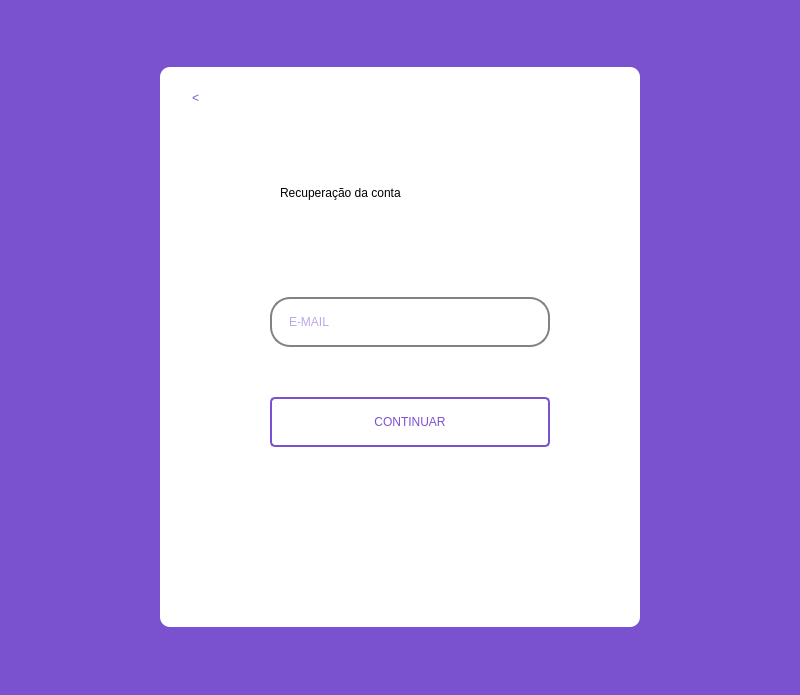
<?xml version="1.0" encoding="UTF-8"?>
<ui version="4.0">
 <class>MainWindow</class>
 <widget class="QMainWindow" name="MainWindow">
  <property name="geometry">
   <rect>
    <x>0</x>
    <y>0</y>
    <width>800</width>
    <height>695</height>
   </rect>
  </property>
  <property name="windowTitle">
   <string>Recuperação da senha</string>
  </property>
  <widget class="QWidget" name="centralwidget">
   <property name="styleSheet">
    <string notr="true">background-color: rgb(122, 82, 208);</string>
   </property>
   <layout class="QHBoxLayout" name="horizontalLayout">
    <item>
     <widget class="QFrame" name="frame">
      <property name="minimumSize">
       <size>
        <width>480</width>
        <height>560</height>
       </size>
      </property>
      <property name="maximumSize">
       <size>
        <width>480</width>
        <height>560</height>
       </size>
      </property>
      <property name="styleSheet">
       <string notr="true">background-color: rgb(255, 255, 255);
border-radius: 10px;</string>
      </property>
      <property name="frameShape">
       <enum>QFrame::StyledPanel</enum>
      </property>
      <property name="frameShadow">
       <enum>QFrame::Raised</enum>
      </property>
      <widget class="QLabel" name="label">
       <property name="geometry">
        <rect>
         <x>120</x>
         <y>110</y>
         <width>271</width>
         <height>31</height>
        </rect>
       </property>
       <property name="styleSheet">
        <string notr="true">font: 18pt &quot;Verdana&quot;;</string>
       </property>
       <property name="text">
        <string>Recuperação da conta</string>
       </property>
      </widget>
      <widget class="QLineEdit" name="inputEmailRec">
       <property name="geometry">
        <rect>
         <x>110</x>
         <y>230</y>
         <width>280</width>
         <height>50</height>
        </rect>
       </property>
       <property name="styleSheet">
        <string notr="true">QLineEdit{
	font: 8pt &quot;Verdana&quot; ;
	border: 2px solid rgb(130, 130,130);
	border-radius: 20px;
	padding: 15px;
	background-color: rgb(255, 255, 255);
	color: rgb(122, 82, 208);
}

QLineEdit:hover{
	background-color: rgb(255, 255, 255);
	border: 2px solid rgb(122, 82, 208);
}

QLineEdit:focus{
	background-color: rgb(255, 255, 255);
	border: 2px solid rgb(122, 82, 208);
}</string>
       </property>
       <property name="maxLength">
        <number>50</number>
       </property>
       <property name="placeholderText">
        <string>E-MAIL</string>
       </property>
      </widget>
      <widget class="QPushButton" name="buttonRec">
       <property name="geometry">
        <rect>
         <x>110</x>
         <y>330</y>
         <width>280</width>
         <height>50</height>
        </rect>
       </property>
       <property name="cursor">
        <cursorShape>PointingHandCursor</cursorShape>
       </property>
       <property name="styleSheet">
        <string notr="true">QPushButton{
	font: 8pt &quot;Verdana&quot; ;
	border: 2px solid rgb(122, 82, 208);
	border-radius: 5px;
	padding: 15px;
	color: rgb(122, 82, 208);
}

QPushButton:pressed{
	background-color: rgb(122, 82, 208);
	color: rgb(0, 255, 255);
}</string>
       </property>
       <property name="text">
        <string>CONTINUAR</string>
       </property>
      </widget>
      <widget class="QPushButton" name="buttonBackRec">
       <property name="geometry">
        <rect>
         <x>10</x>
         <y>10</y>
         <width>51</width>
         <height>41</height>
        </rect>
       </property>
       <property name="cursor">
        <cursorShape>PointingHandCursor</cursorShape>
       </property>
       <property name="styleSheet">
        <string notr="true">QPushButton{
	font: 18pt &quot;Verdana&quot; ;
	border: rgb(255, 255, 255);
	color: rgb(122, 82, 208);
}

QPushButton:pressed{
	color: rgb(0, 255, 255);
}</string>
       </property>
       <property name="text">
        <string>&lt;</string>
       </property>
      </widget>
      <widget class="QLabel" name="labelConfirEmail">
       <property name="geometry">
        <rect>
         <x>50</x>
         <y>155</y>
         <width>391</width>
         <height>41</height>
        </rect>
       </property>
       <property name="layoutDirection">
        <enum>Qt::LeftToRight</enum>
       </property>
       <property name="styleSheet">
        <string notr="true">color: rgb(0, 200, 200);</string>
       </property>
       <property name="text">
        <string/>
       </property>
       <property name="alignment">
        <set>Qt::AlignCenter</set>
       </property>
      </widget>
     </widget>
    </item>
   </layout>
  </widget>
 </widget>
 <resources/>
 <connections/>
</ui>
